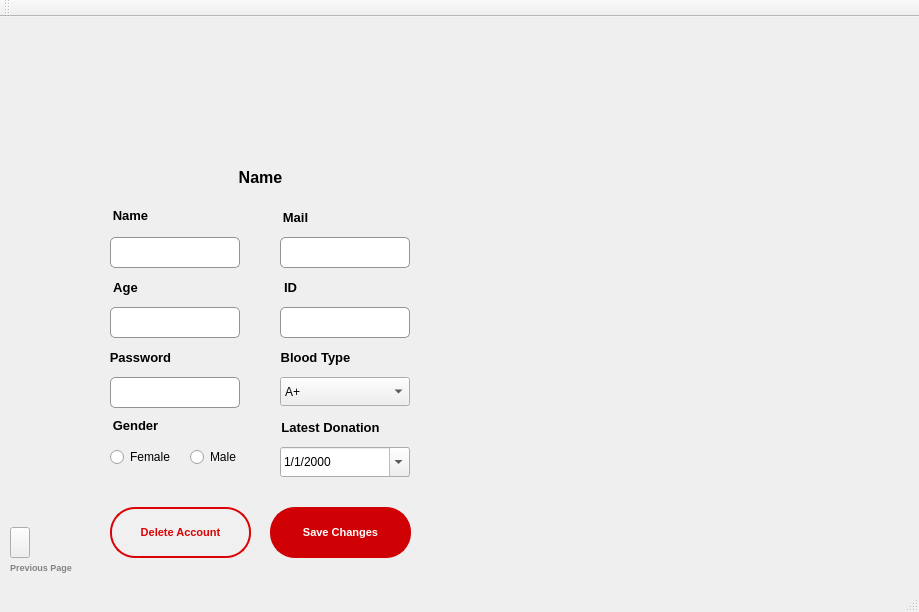
<?xml version="1.0" encoding="UTF-8"?>
<ui version="4.0">
 <class>DonorProfileClass</class>
 <widget class="QMainWindow" name="DonorProfileClass">
  <property name="geometry">
   <rect>
    <x>0</x>
    <y>0</y>
    <width>919</width>
    <height>612</height>
   </rect>
  </property>
  <property name="windowTitle">
   <string>Blood Bank Management System</string>
  </property>
  <property name="windowIcon">
   <iconset resource="RecipientReg.qrc">
    <normaloff>:/RecipientReg/toppng.com-blood-donation-png-picture-blood-donation-logo-3209x3905.png</normaloff>:/RecipientReg/toppng.com-blood-donation-png-picture-blood-donation-logo-3209x3905.png</iconset>
  </property>
  <property name="styleSheet">
   <string notr="true"/>
  </property>
  <widget class="QWidget" name="centralWidget">
   <widget class="QLabel" name="pack">
    <property name="geometry">
     <rect>
      <x>0</x>
      <y>0</y>
      <width>921</width>
      <height>561</height>
     </rect>
    </property>
    <property name="styleSheet">
     <string notr="true">background-image:url(:/RecipientReg/bloodd.jpg);</string>
    </property>
    <property name="text">
     <string/>
    </property>
    <property name="pixmap">
     <pixmap resource="RecipientReg.qrc">:/RecipientReg/profile.jpg</pixmap>
    </property>
    <property name="scaledContents">
     <bool>true</bool>
    </property>
   </widget>
   <widget class="QPushButton" name="delete_2">
    <property name="geometry">
     <rect>
      <x>110</x>
      <y>490</y>
      <width>141</width>
      <height>51</height>
     </rect>
    </property>
    <property name="font">
     <font>
      <family>Arial</family>
      <pointsize>8</pointsize>
      <italic>false</italic>
      <bold>true</bold>
     </font>
    </property>
    <property name="cursor">
     <cursorShape>PointingHandCursor</cursorShape>
    </property>
    <property name="toolTip">
     <string>&lt;html&gt;&lt;head/&gt;&lt;body&gt;&lt;p align=&quot;center&quot;&gt;&lt;br/&gt;&lt;/p&gt;&lt;/body&gt;&lt;/html&gt;</string>
    </property>
    <property name="styleSheet">
     <string notr="true">background-color:rgb(240, 240, 240);
border-style:solid;
border-width:2px;
border-color: rgb(220, 3, 6);
border-radius:25px;
color: rgb(220, 3, 6);
font: 700 8pt &quot;Arial&quot;;</string>
    </property>
    <property name="text">
     <string>Delete Account</string>
    </property>
    <property name="checkable">
     <bool>false</bool>
    </property>
    <property name="autoDefault">
     <bool>false</bool>
    </property>
    <property name="default">
     <bool>false</bool>
    </property>
    <property name="flat">
     <bool>false</bool>
    </property>
   </widget>
   <widget class="QLabel" name="femalephoto">
    <property name="geometry">
     <rect>
      <x>220</x>
      <y>70</y>
      <width>80</width>
      <height>80</height>
     </rect>
    </property>
    <property name="styleSheet">
     <string notr="true">border-image:url(:/RecipientReg/avatar_woman.png)</string>
    </property>
    <property name="text">
     <string/>
    </property>
   </widget>
   <widget class="QLabel" name="name">
    <property name="geometry">
     <rect>
      <x>160</x>
      <y>145</y>
      <width>201</width>
      <height>31</height>
     </rect>
    </property>
    <property name="font">
     <font>
      <pointsize>12</pointsize>
      <bold>true</bold>
     </font>
    </property>
    <property name="text">
     <string>Name</string>
    </property>
    <property name="alignment">
     <set>Qt::AlignCenter</set>
    </property>
   </widget>
   <widget class="QPushButton" name="save">
    <property name="geometry">
     <rect>
      <x>270</x>
      <y>490</y>
      <width>141</width>
      <height>51</height>
     </rect>
    </property>
    <property name="font">
     <font>
      <family>Arial</family>
      <pointsize>8</pointsize>
      <italic>false</italic>
      <bold>true</bold>
     </font>
    </property>
    <property name="cursor">
     <cursorShape>PointingHandCursor</cursorShape>
    </property>
    <property name="toolTip">
     <string>&lt;html&gt;&lt;head/&gt;&lt;body&gt;&lt;p align=&quot;center&quot;&gt;&lt;br/&gt;&lt;/p&gt;&lt;/body&gt;&lt;/html&gt;</string>
    </property>
    <property name="styleSheet">
     <string notr="true">background-color:rgb(207, 1, 4);
border-style:solid;
border-width:2px;
border-color: rgb(207, 1, 4);
border-radius:25px;
color: white;
font: 700 8pt &quot;Arial&quot;;</string>
    </property>
    <property name="text">
     <string>Save Changes</string>
    </property>
    <property name="checkable">
     <bool>false</bool>
    </property>
    <property name="autoDefault">
     <bool>false</bool>
    </property>
    <property name="default">
     <bool>false</bool>
    </property>
    <property name="flat">
     <bool>false</bool>
    </property>
   </widget>
   <widget class="QLineEdit" name="name_2">
    <property name="geometry">
     <rect>
      <x>110</x>
      <y>220</y>
      <width>130</width>
      <height>31</height>
     </rect>
    </property>
    <property name="styleSheet">
     <string notr="true">background-color:white;
border-style:solid;
border-width:0.5px;
border-color: rgb(147, 147, 147);
border-radius:5px;

font: 700 8pt &quot;Arial&quot;;</string>
    </property>
   </widget>
   <widget class="QLineEdit" name="mail">
    <property name="geometry">
     <rect>
      <x>280</x>
      <y>220</y>
      <width>130</width>
      <height>31</height>
     </rect>
    </property>
    <property name="styleSheet">
     <string notr="true">background-color:white;
border-style:solid;
border-width:0.5px;
border-color: rgb(147, 147, 147);
border-radius:5px;

font: 700 8pt &quot;Arial&quot;;</string>
    </property>
   </widget>
   <widget class="QLineEdit" name="age">
    <property name="geometry">
     <rect>
      <x>110</x>
      <y>290</y>
      <width>130</width>
      <height>31</height>
     </rect>
    </property>
    <property name="styleSheet">
     <string notr="true">background-color:white;
border-style:solid;
border-width:0.5px;
border-color: rgb(147, 147, 147);
border-radius:5px;

font: 700 8pt &quot;Arial&quot;;</string>
    </property>
   </widget>
   <widget class="QLineEdit" name="id">
    <property name="geometry">
     <rect>
      <x>280</x>
      <y>290</y>
      <width>130</width>
      <height>31</height>
     </rect>
    </property>
    <property name="styleSheet">
     <string notr="true">background-color:white;
border-style:solid;
border-width:0.5px;
border-color: rgb(147, 147, 147);
border-radius:5px;

font: 700 8pt &quot;Arial&quot;;</string>
    </property>
   </widget>
   <widget class="QLabel" name="label_3">
    <property name="geometry">
     <rect>
      <x>100</x>
      <y>190</y>
      <width>61</width>
      <height>16</height>
     </rect>
    </property>
    <property name="font">
     <font>
      <pointsize>10</pointsize>
      <bold>true</bold>
     </font>
    </property>
    <property name="text">
     <string>Name</string>
    </property>
    <property name="alignment">
     <set>Qt::AlignCenter</set>
    </property>
   </widget>
   <widget class="QLabel" name="label_4">
    <property name="geometry">
     <rect>
      <x>270</x>
      <y>190</y>
      <width>51</width>
      <height>20</height>
     </rect>
    </property>
    <property name="font">
     <font>
      <pointsize>10</pointsize>
      <bold>true</bold>
     </font>
    </property>
    <property name="text">
     <string>Mail</string>
    </property>
    <property name="alignment">
     <set>Qt::AlignCenter</set>
    </property>
   </widget>
   <widget class="QLabel" name="label_5">
    <property name="geometry">
     <rect>
      <x>90</x>
      <y>260</y>
      <width>71</width>
      <height>20</height>
     </rect>
    </property>
    <property name="font">
     <font>
      <pointsize>10</pointsize>
      <bold>true</bold>
     </font>
    </property>
    <property name="text">
     <string>Age</string>
    </property>
    <property name="alignment">
     <set>Qt::AlignCenter</set>
    </property>
   </widget>
   <widget class="QLabel" name="label_6">
    <property name="geometry">
     <rect>
      <x>270</x>
      <y>260</y>
      <width>41</width>
      <height>21</height>
     </rect>
    </property>
    <property name="font">
     <font>
      <pointsize>10</pointsize>
      <bold>true</bold>
     </font>
    </property>
    <property name="text">
     <string>ID</string>
    </property>
    <property name="alignment">
     <set>Qt::AlignCenter</set>
    </property>
   </widget>
   <widget class="QLabel" name="label_7">
    <property name="geometry">
     <rect>
      <x>260</x>
      <y>330</y>
      <width>111</width>
      <height>20</height>
     </rect>
    </property>
    <property name="font">
     <font>
      <pointsize>10</pointsize>
      <bold>true</bold>
     </font>
    </property>
    <property name="text">
     <string>Blood Type</string>
    </property>
    <property name="alignment">
     <set>Qt::AlignCenter</set>
    </property>
   </widget>
   <widget class="QLineEdit" name="pass">
    <property name="geometry">
     <rect>
      <x>110</x>
      <y>360</y>
      <width>130</width>
      <height>31</height>
     </rect>
    </property>
    <property name="styleSheet">
     <string notr="true">background-color:white;
border-style:solid;
border-width:0.5px;
border-color: rgb(147, 147, 147);
border-radius:5px;

font: 700 8pt &quot;Arial&quot;;</string>
    </property>
    <property name="echoMode">
     <enum>QLineEdit::Password</enum>
    </property>
    <property name="cursorMoveStyle">
     <enum>Qt::LogicalMoveStyle</enum>
    </property>
   </widget>
   <widget class="QLabel" name="label_8">
    <property name="geometry">
     <rect>
      <x>90</x>
      <y>330</y>
      <width>101</width>
      <height>20</height>
     </rect>
    </property>
    <property name="font">
     <font>
      <pointsize>10</pointsize>
      <bold>true</bold>
     </font>
    </property>
    <property name="text">
     <string>Password</string>
    </property>
    <property name="alignment">
     <set>Qt::AlignCenter</set>
    </property>
   </widget>
   <widget class="QLabel" name="label_9">
    <property name="geometry">
     <rect>
      <x>270</x>
      <y>400</y>
      <width>121</width>
      <height>20</height>
     </rect>
    </property>
    <property name="font">
     <font>
      <pointsize>10</pointsize>
      <bold>true</bold>
     </font>
    </property>
    <property name="text">
     <string>Latest Donation</string>
    </property>
    <property name="alignment">
     <set>Qt::AlignCenter</set>
    </property>
   </widget>
   <widget class="QLabel" name="label_10">
    <property name="geometry">
     <rect>
      <x>100</x>
      <y>400</y>
      <width>71</width>
      <height>16</height>
     </rect>
    </property>
    <property name="font">
     <font>
      <pointsize>10</pointsize>
      <bold>true</bold>
     </font>
    </property>
    <property name="text">
     <string>Gender</string>
    </property>
    <property name="alignment">
     <set>Qt::AlignCenter</set>
    </property>
   </widget>
   <widget class="QComboBox" name="blood">
    <property name="geometry">
     <rect>
      <x>280</x>
      <y>360</y>
      <width>130</width>
      <height>29</height>
     </rect>
    </property>
    <item>
     <property name="text">
      <string>A+</string>
     </property>
    </item>
    <item>
     <property name="text">
      <string>A-</string>
     </property>
    </item>
    <item>
     <property name="text">
      <string>B+</string>
     </property>
    </item>
    <item>
     <property name="text">
      <string>B-</string>
     </property>
    </item>
    <item>
     <property name="text">
      <string>O+</string>
     </property>
    </item>
    <item>
     <property name="text">
      <string>O-</string>
     </property>
    </item>
    <item>
     <property name="text">
      <string>AB+</string>
     </property>
    </item>
    <item>
     <property name="text">
      <string>AB-</string>
     </property>
    </item>
   </widget>
   <widget class="QRadioButton" name="f">
    <property name="geometry">
     <rect>
      <x>110</x>
      <y>430</y>
      <width>61</width>
      <height>20</height>
     </rect>
    </property>
    <property name="text">
     <string>Female</string>
    </property>
   </widget>
   <widget class="QRadioButton" name="m">
    <property name="geometry">
     <rect>
      <x>190</x>
      <y>430</y>
      <width>61</width>
      <height>20</height>
     </rect>
    </property>
    <property name="text">
     <string>Male</string>
    </property>
   </widget>
   <widget class="QDateEdit" name="date">
    <property name="geometry">
     <rect>
      <x>280</x>
      <y>430</y>
      <width>130</width>
      <height>30</height>
     </rect>
    </property>
    <property name="displayFormat">
     <string>d/M/yyyy</string>
    </property>
    <property name="calendarPopup">
     <bool>true</bool>
    </property>
   </widget>
   <widget class="QPushButton" name="back">
    <property name="geometry">
     <rect>
      <x>10</x>
      <y>510</y>
      <width>20</width>
      <height>31</height>
     </rect>
    </property>
    <property name="cursor">
     <cursorShape>PointingHandCursor</cursorShape>
    </property>
    <property name="styleSheet">
     <string notr="true">border-image:url(:/RecipientReg/arrow.png);</string>
    </property>
    <property name="text">
     <string/>
    </property>
   </widget>
   <widget class="QLabel" name="label_2">
    <property name="geometry">
     <rect>
      <x>10</x>
      <y>540</y>
      <width>71</width>
      <height>20</height>
     </rect>
    </property>
    <property name="font">
     <font>
      <pointsize>7</pointsize>
      <bold>true</bold>
     </font>
    </property>
    <property name="cursor">
     <cursorShape>ArrowCursor</cursorShape>
    </property>
    <property name="styleSheet">
     <string notr="true">color:rgb(132, 132, 132)</string>
    </property>
    <property name="text">
     <string>Previous Page</string>
    </property>
   </widget>
   <widget class="QLabel" name="malephoto">
    <property name="geometry">
     <rect>
      <x>220</x>
      <y>70</y>
      <width>80</width>
      <height>80</height>
     </rect>
    </property>
    <property name="styleSheet">
     <string notr="true">border-image:url(:/RecipientReg/avatar_man.png)</string>
    </property>
    <property name="text">
     <string/>
    </property>
   </widget>
  </widget>
  <widget class="QMenuBar" name="menuBar">
   <property name="geometry">
    <rect>
     <x>0</x>
     <y>0</y>
     <width>919</width>
     <height>22</height>
    </rect>
   </property>
  </widget>
  <widget class="QToolBar" name="mainToolBar">
   <attribute name="toolBarArea">
    <enum>TopToolBarArea</enum>
   </attribute>
   <attribute name="toolBarBreak">
    <bool>false</bool>
   </attribute>
  </widget>
  <widget class="QStatusBar" name="statusBar"/>
 </widget>
 <layoutdefault spacing="6" margin="11"/>
 <resources>
  <include location="RecipientReg.qrc"/>
 </resources>
 <connections/>
</ui>
